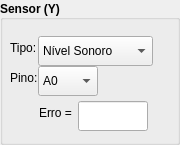
   <widget class="QGroupBox" name="gbSensor">
    <property name="enabled">
     <bool>true</bool>
    </property>
    <property name="geometry">
     <rect>
      <x>190</x>
      <y>0</y>
      <width>180</width>
      <height>145</height>
     </rect>
    </property>
    <property name="sizePolicy">
     <sizepolicy hsizetype="Fixed" vsizetype="Fixed">
      <horstretch>0</horstretch>
      <verstretch>0</verstretch>
     </sizepolicy>
    </property>
    <property name="minimumSize">
     <size>
      <width>180</width>
      <height>145</height>
     </size>
    </property>
    <property name="maximumSize">
     <size>
      <width>180</width>
      <height>145</height>
     </size>
    </property>
    <property name="font">
     <font>
      <weight>75</weight>
      <bold>true</bold>
     </font>
    </property>
    <property name="title">
     <string>Sensor (Y)</string>
    </property>
    <property name="alignment">
     <set>Qt::AlignJustify|Qt::AlignVCenter</set>
    </property>
    <widget class="QWidget" name="formLayoutWidget_4">
     <property name="geometry">
      <rect>
       <x>10</x>
       <y>30</y>
       <width>161</width>
       <height>71</height>
      </rect>
     </property>
     <layout class="QFormLayout" name="formLayout_1">
      <property name="fieldGrowthPolicy">
       <enum>QFormLayout::FieldsStayAtSizeHint</enum>
      </property>
      <property name="labelAlignment">
       <set>Qt::AlignLeading|Qt::AlignLeft|Qt::AlignVCenter</set>
      </property>
      <property name="formAlignment">
       <set>Qt::AlignLeading|Qt::AlignLeft|Qt::AlignVCenter</set>
      </property>
      <property name="horizontalSpacing">
       <number>0</number>
      </property>
      <property name="verticalSpacing">
       <number>0</number>
      </property>
      <item row="0" column="0">
       <widget class="QLabel" name="lbSensorTipo">
        <property name="font">
         <font>
          <weight>50</weight>
          <bold>false</bold>
         </font>
        </property>
        <property name="toolTip">
         <string>Qual o sensor que será usado nas medições?</string>
        </property>
        <property name="text">
         <string>Tipo:</string>
        </property>
       </widget>
      </item>
      <item row="0" column="1">
       <widget class="QComboBox" name="cbSensorList">
        <property name="enabled">
         <bool>true</bool>
        </property>
        <property name="sizePolicy">
         <sizepolicy hsizetype="Preferred" vsizetype="Preferred">
          <horstretch>0</horstretch>
          <verstretch>0</verstretch>
         </sizepolicy>
        </property>
        <property name="minimumSize">
         <size>
          <width>115</width>
          <height>30</height>
         </size>
        </property>
        <property name="maximumSize">
         <size>
          <width>110</width>
          <height>30</height>
         </size>
        </property>
        <property name="font">
         <font>
          <weight>50</weight>
          <bold>false</bold>
         </font>
        </property>
        <property name="toolTip">
         <string>Tipo de Sensor</string>
        </property>
        <item>
         <property name="text">
          <string>Nível Sonoro</string>
         </property>
        </item>
        <item>
         <property name="text">
          <string>Voltagem</string>
         </property>
        </item>
        <item>
         <property name="text">
          <string>Resistência</string>
         </property>
        </item>
        <item>
         <property name="text">
          <string>Temperatura</string>
         </property>
        </item>
        <item>
         <property name="text">
          <string>Luz</string>
         </property>
        </item>
        <item>
         <property name="text">
          <string>Pêndulo</string>
         </property>
        </item>
       </widget>
      </item>
      <item row="2" column="0">
       <widget class="QLabel" name="lbSensorPino">
        <property name="font">
         <font>
          <weight>50</weight>
          <bold>false</bold>
         </font>
        </property>
        <property name="toolTip">
         <string>Em qual pino do dispositivo esta conectado o sensor?</string>
        </property>
        <property name="text">
         <string>Pino:</string>
        </property>
       </widget>
      </item>
      <item row="2" column="1">
       <widget class="QComboBox" name="cbPinoList">
        <property name="enabled">
         <bool>true</bool>
        </property>
        <property name="sizePolicy">
         <sizepolicy hsizetype="Fixed" vsizetype="Fixed">
          <horstretch>0</horstretch>
          <verstretch>0</verstretch>
         </sizepolicy>
        </property>
        <property name="minimumSize">
         <size>
          <width>60</width>
          <height>30</height>
         </size>
        </property>
        <property name="maximumSize">
         <size>
          <width>60</width>
          <height>30</height>
         </size>
        </property>
        <property name="font">
         <font>
          <weight>50</weight>
          <bold>false</bold>
         </font>
        </property>
        <property name="toolTip">
         <string>Pino em que Está Conectado o Sensor</string>
        </property>
        <item>
         <property name="text">
          <string>A0</string>
         </property>
        </item>
        <item>
         <property name="text">
          <string>A1</string>
         </property>
        </item>
        <item>
         <property name="text">
          <string>A2</string>
         </property>
        </item>
        <item>
         <property name="text">
          <string>A3</string>
         </property>
        </item>
        <item>
         <property name="text">
          <string>A4</string>
         </property>
        </item>
        <item>
         <property name="text">
          <string>A5</string>
         </property>
        </item>
       </widget>
      </item>
     </layout>
    </widget>
    <widget class="QWidget" name="formLayoutWidget_9">
     <property name="geometry">
      <rect>
       <x>10</x>
       <y>100</y>
       <width>161</width>
       <height>32</height>
      </rect>
     </property>
     <layout class="QFormLayout" name="formLayout_8">
      <property name="labelAlignment">
       <set>Qt::AlignCenter</set>
      </property>
      <property name="formAlignment">
       <set>Qt::AlignCenter</set>
      </property>
      <item row="0" column="0">
       <widget class="QLabel" name="lbErroSensor">
        <property name="text">
         <string>&lt;html&gt;&lt;head/&gt;&lt;body&gt;&lt;p&gt;&lt;span style=&quot; font-weight:400;&quot;&gt;Erro =&lt;/span&gt;&lt;/p&gt;&lt;/body&gt;&lt;/html&gt;</string>
        </property>
        <property name="alignment">
         <set>Qt::AlignLeading|Qt::AlignLeft|Qt::AlignVCenter</set>
        </property>
       </widget>
      </item>
      <item row="0" column="1">
       <widget class="QLineEdit" name="editErroSensor">
        <property name="sizePolicy">
         <sizepolicy hsizetype="Fixed" vsizetype="Fixed">
          <horstretch>0</horstretch>
          <verstretch>0</verstretch>
         </sizepolicy>
        </property>
        <property name="minimumSize">
         <size>
          <width>70</width>
          <height>30</height>
         </size>
        </property>
        <property name="maximumSize">
         <size>
          <width>70</width>
          <height>30</height>
         </size>
        </property>
        <property name="sizeIncrement">
         <size>
          <width>0</width>
          <height>30</height>
         </size>
        </property>
        <property name="toolTip">
         <string>Erro na Medida do Sensor (em notação científica, ex: 1e-10</string>
        </property>
        <property name="alignment">
         <set>Qt::AlignCenter</set>
        </property>
       </widget>
      </item>
     </layout>
    </widget>
   </widget>
